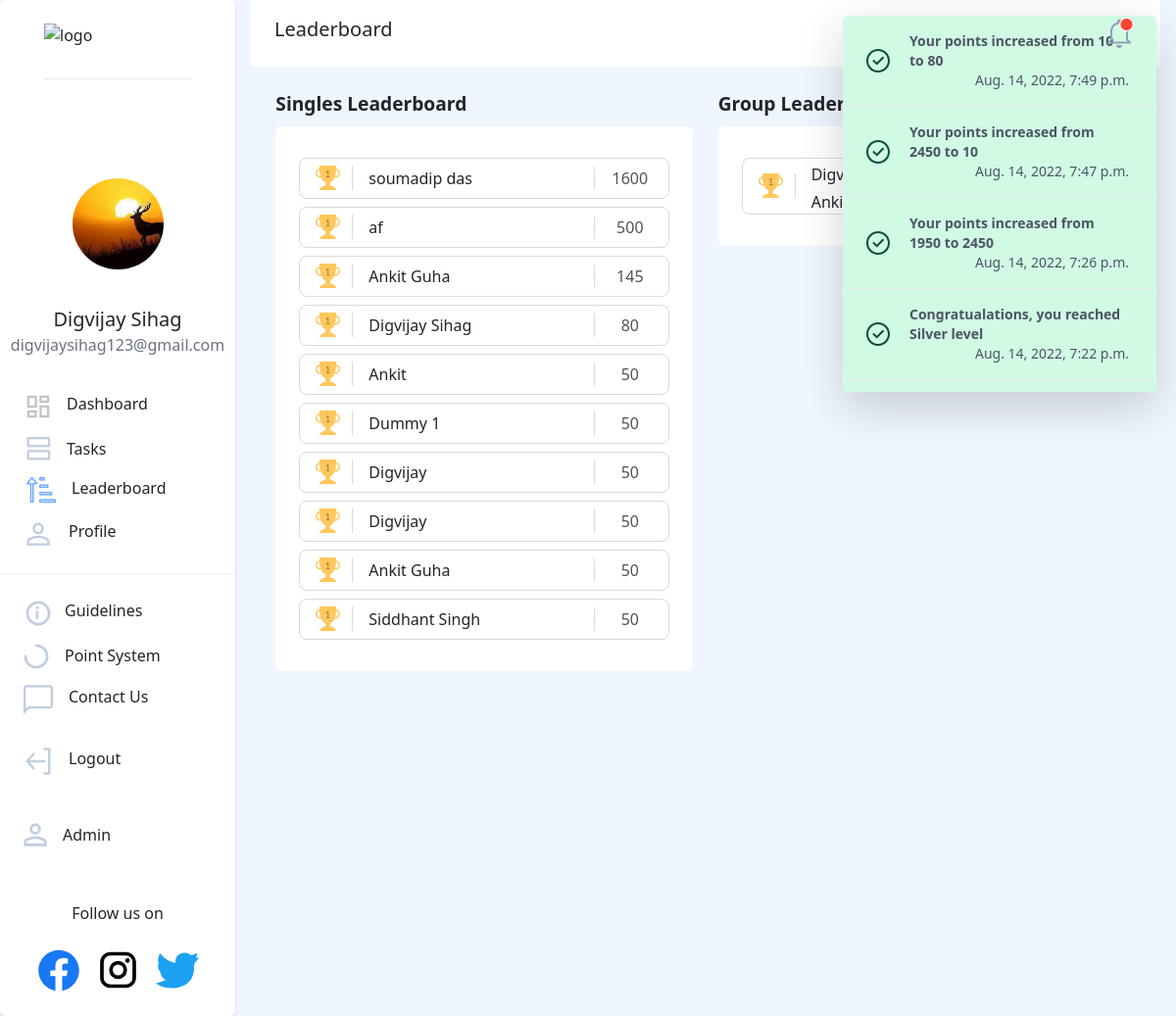
The page /leaderboard/ (signed in) on the database as committed earlier.
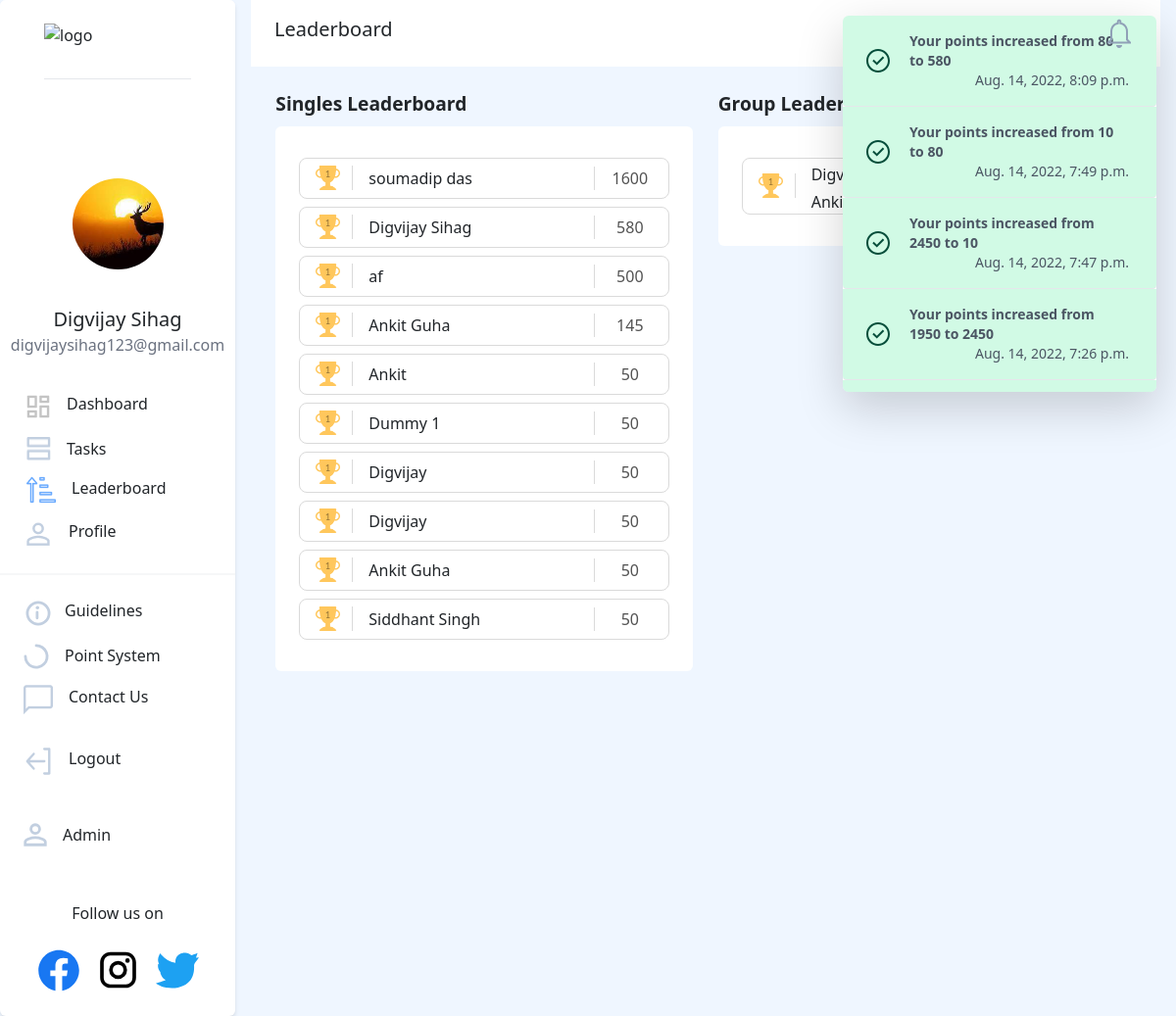
The same page on the database as committed later.
### users/models.py (models this page shows, shortened)
class NewUser(AbstractBaseUser, PermissionsMixin):
    id = models.SlugField(primary_key=True, default=uuid.uuid4)
    alcherid = models.CharField(
        max_length=9, blank=True, unique=True, default=create_new_ref_number)
    img = models.ImageField(
        upload_to="image-uploads/", default='image-uploads/user.png')
    email = models.EmailField(_('email address'), unique=True)
    username = models.CharField(max_length=150, unique=False, default="user")
    firstname = models.CharField(max_length=150, blank=True)
    phone = PhoneNumberField(unique=False, blank=True)
    graduation_year = models.CharField(max_length=200, unique=False)
    college_state = models.CharField(max_length=200, unique=False)
    college_city = models.CharField(max_length=200, unique=False)
    college_name = models.CharField(max_length=200, unique=False)
    position_of_responsibility = models.CharField(
        max_length=200, unique=False, blank=True)
    interested_modules = models.CharField(
        max_length=200, unique=False, blank=True)
    instahandle = models.CharField(
        max_length=200, blank=True, unique=True, )
    referred_by = models.CharField(
        max_length=9, blank=True)
    referrals = models.IntegerField(default=0)
    date_joined = models.DateTimeField(default=timezone.now)
    provider = models.CharField(max_length=200, unique=False, default="email")
    about = models.TextField(_('about'), max_length=500, blank=True)
    is_staff = models.BooleanField(default=False)
    is_active = models.BooleanField(default=False)
    objects = CustomAccountManager()
    points = models.IntegerField(default=250)
    tasks = models.IntegerField(default=0)
    USERNAME_FIELD = 'email'
    REQUIRED_FIELDS = ['firstname']

class UserGroup(models.Model):
    id = models.SlugField(primary_key=True, default=uuid.uuid4)
    leader = models.ForeignKey(
        'NewUser', related_name='leader', on_delete=models.CASCADE)
    executive = models.ForeignKey(
        'NewUser', related_name='executive', on_delete=models.CASCADE)
    college_state = models.CharField(max_length=200, unique=False)
    college_city = models.CharField(max_length=200, unique=False)
    college_name = models.CharField(max_length=200, unique=False)
    @property
    def getPoints(self):
        return self.leader.points + self.executive.points
    referred_by = models.CharField(
        max_length=9, blank=True)

### dashboard/models.py (models this page shows, shortened)
class Notifications(models.Model):
    TYPECHOICES = [
        ('Success', 'Success'),
        ('Warning', 'Warning'),
        ('Info', 'Info'),
    ]
    id = models.SlugField(primary_key=True, default=uuid.uuid4)
    message = models.CharField(max_length=200)
    user = models.ForeignKey(
        'users.NewUser', default=None, null=True,blank=True, on_delete=models.CASCADE)
    created_on = models.DateTimeField(default=timezone.now)
    type = models.CharField(max_length=200,choices=TYPECHOICES)
    isread=models.BooleanField(default=False)

### dashboard/views.py (the view)
# urls.py: path('leaderboard/', dashboard_views.leaderboard, name='leaderboard'),
@login_required
def leaderboard(request):
    notification_list = Notifications.objects.filter(
            Q(user=request.user) | Q(user=None)).order_by('-created_on')
    isread = True
    notification_list = Notifications.objects.filter(
        Q(user=request.user) | Q(user=None)).order_by('-created_on')
    for notif in notification_list:
        if not notif.isread:
            isread = False
            break
    users = NewUser.objects.all().order_by('-points')[:10]
    teamPoints=[]
    teamPoints.append(UserGroup.objects.first().getPoints)
    groupUsers=sorted(UserGroup.objects.all(), key=lambda t: t.getPoints,reverse=True)[:5]
    paginator1 = Paginator(users,5)
    paginator2 = Paginator(groupUsers,5)
    page_number1 = request.GET.get('page')
    page_number2 = request.GET.get('page')
    page_obj1= paginator1.get_page(page_number1)
    page_obj2= paginator2.get_page(page_number2)
    context = {
        'heading': "Leaderboard",
        'users': users,
        'grpusers': groupUsers,
        'notification_list': notification_list, 'isread': isread,
        'index': page_obj1,
        'index1':page_obj2,
    }
    return render(request, 'dashboard/complete_leaderboard.html', context)

### templates/dashboard/complete_leaderboard.html (shortened to what this page needs)
{% extends '../basic.html'%}
{% load static %}
{% block body %}
<body class="bg-blue-50 ">
    <div class="flex">
        {% include "../navbar.html" %}
        <div style="display: flex; flex-direction: row; justify-content: space-evenly; " class="leaderboard-body">
            <div class="leaderboard1" style="display:flex; flex-direction: column;">
                <div class="mt-4" style="font-size: larger;font-weight: bolder;">Singles Leaderboard</div>
                <div class="flex">
                    <div class="bg-white mt-2 rounded p-6 leaderboard-ind">
                        {% for user in users %}
                        <div class="px-3 my-2"
                            style="border: 1px solid rgb(218, 218, 218); border-radius: 8px; display: flex; align-items: center;">
                            <div class="pr-3" style="border-right: 1px solid rgb(218, 218, 218)"><img
                                    src="{% static 'images/gold.png' %}"></div>
                            <div class="ml-4 my-2">{{ user.firstname }} {{ user.lastname }}</div>
                            <div class="ml-auto pl-3"
                                style="border-left: 1px solid rgb(218, 218, 218);color: rgb(82, 82, 82); width:60px; text-align: center;">
                                {{ user.points }}</div>
                        </div>
                        {% endfor %}
                    </div>
                </div>
            </div>
            <div class="leaderboard2" style="display:flex; flex-direction: column;">
                <div class="mt-4" style="font-size: larger;font-weight: bolder;">Group Leaderboard</div>
                <div class="flex">
                    <div class="bg-white mt-2 rounded p-6 leaderboard-ind">
                        {% for user in grpusers %}
                        <div class="px-3 my-2"
                            style="border: 1px solid rgb(218, 218, 218); border-radius: 8px; display: flex; align-items: center;">
                            <div class="pr-3" style="border-right: 1px solid rgb(218, 218, 218)"><img
                                    src="{% static 'images/gold.png' %}"></div>
                            <div class="names" style="display: flex; flex-direction: column;">
                                <div class="ml-4 " style="margin-top:4px;">{{ user.leader.firstname }} {{ user.leader.lastname }} </div>
                                <div class="ml-4 " style="margin-top:4px;">{{ user.executive.firstname }} {{ user.executive.lastname }}
                                </div>
                            </div>
                            <div class="ml-auto pl-3"
                                style="border-left: 1px solid rgb(218, 218, 218);color: rgb(82, 82, 82); width:60px; text-align: center;">
                                {{ user.leader.points }}</div>
                        </div>
                        {% endfor %}
                    </div>
                </div>
            </div>
        </div>
    </div>
</body>
{%endblock%}

### templates/basic.html (shortened to what this page needs)
{% load static %}
<!DOCTYPE html>
<html>
<head>
    <link rel="stylesheet" href="https://unpkg.com/aos@next/dist/aos.css" />
    <link rel="stylesheet" href="https://use.fontawesome.com/releases/v5.7.2/css/all.css"
>
    <link rel="stylesheet" href="https://cdn.jsdelivr.net/npm/@popperjs/core@2.11.5/dist/umd/popper.min.js">
    <link href="https://cdn.jsdelivr.net/npm/bootstrap@5.2.0/dist/css/bootstrap.min.css" rel="stylesheet">
    <link rel="stylesheet" href="https://cdn.jsdelivr.net/npm/bootstrap-icons@1.3.0/font/bootstrap-icons.css" />
    <link href="https://unpkg.com/tailwindcss@^2/dist/tailwind.min.css" rel="stylesheet">
</head>
<body>
    {% load static %}
    {% block body %} {% endblock %}
    <br/><br/><br/>
</body>
</html>

### templates/navbar.html (shortened to what this page needs)
{% load static %}
<nav class="hidden sm:block bg-white h-screen border-gray-400 rounded ">
  <div class="flex flex-col justify-center bg-white border-gray-400 rounded shadow-md">
    <a href="/"><img src="https://i.ibb.co/28C2v0b/image.png" class="mt-6 mx-auto pb-3 border-b" width="150px"
        height="40px" alt="logo" border="0" /></a>
    <div class="flex flex-col justify-center" style="margin:1.5vh 0;align-items: center;">
      <div id="profile-value" class="absolute">
        <img src="{{request.user.img.url}}" width="93px" alt="profile pic" border="0" class="mx-auto rounded-full">
      </div>
      <div class="pt-4 font-medium text-xl text-center" style="margin-top:-60px;">{{request.user.firstname}}</div>
      <div class="text-gray-500 text-base font-normal text-center">{{request.user.email}}</div>
    </div>
    <div class="elements flex flex-col justify-center" style="margin:1vh 0;padding:1vh 0">
      <div>
        <a href="{% url 'dashboard_page' %}"
          class="rounded-full flex flex-nowrap pl-6 w-60 hover:border-0 hover:bg-gray-100 hover:no-underline"
          style="padding-top:1vh;padding-bottom:1vh">
          {% if heading == 'Dashboard' %}
          <img src="{% static 'icons/dashboard-active.png' %}" />
          {% else %}
          <img src="{% static 'icons/dashboard.png' %}" />
          {% endif %}
          <p class="pl-4 hover:no-underline" style="transform: translate(-2px,0)">Dashboard</p>
        </a>
      </div>
      <div>
        <a href="{% url 'tasks' %}"
          class="rounded-full flex flex-nowrap pl-6 w-60 hover:border-0 hover:bg-gray-100 hover:no-underline"
          style="padding-top:1vh;padding-bottom:1vh; transform: translate(3px,0)">
          {% if heading == 'Tasks' %}
          <img src="{% static 'icons/tasks-active.png' %}" />
          {% else %}
          <img src="{% static 'icons/tasks.png' %}" />
          {% endif %}
          <p class="pl-4 hover:no-underline">Tasks</p>
        </a>
      </div>
      <div>
        <a href="{% url 'leaderboard' %}"
          class="rounded-full flex flex-nowrap pl-6 w-60 hover:border-0 hover:bg-gray-100 hover:no-underline"
          style="padding-top:1vh;padding-bottom:1vh; transform: translate(3px,0)">
          {% if heading == 'Leaderboard' %}
          <img src="{% static 'icons/leaderboard-active.png' %}" />
          {% else %}
          <img src="{% static 'icons/leaderboard.png' %}" />
          {% endif %}
          <p class="pl-4 hover:no-underline">Leaderboard</p>
        </a>
      </div>
      <div>
        <a href="{% url 'profile' %}"
          class="rounded-full flex flex-nowrap w-60 pl-6 hover:border-0 hover:bg-gray-100 mb-3 hover:no-underline"
          style="cursor:pointer;padding-top:1vh;padding-bottom:1vh">
          {% if heading == 'Profile' %}
          <img src="{% static 'icons/profile-active.png' %}" />
          {% else %}
          <img src="{% static 'icons/profile.png' %}" />
          {% endif %}
          <p class="pl-4 no-underline">Profile</p>
        </a>
      </div>
      <hr class="border bg-gray-200" />
      <a href="{% url 'guidelines' %}"
        class="rounded-full flex flex-nowrap w-60 pl-6 hover:border-0 hover:bg-gray-100 hover:no-underline mt-3"
        style="cursor:pointer;padding-top:1vh;padding-bottom:1vh">
        <p class="pl-3 no-underline">Guidelines</p>
      </a>
      <a href="{% url 'scoring' %}"
        class="rounded-full flex flex-nowrap w-60 pl-6 hover:border-0 hover:bg-gray-100 hover:no-underline"
        style="cursor:pointer;padding-top:1vh;padding-bottom:1vh">
        <p class="pl-4 no-underline">Point System</p>
      </a>
      <a href="{% url 'contactus' %}"
        class="rounded-full flex flex-nowrap w-60 pl-6 hover:border-0 hover:bg-gray-100 hover:no-underline"
        style="cursor:pointer;padding-top:1vh;padding-bottom:1vh">
        {% if heading == 'Contact us' %}
        <img src="{% static 'icons/contactus-active.png' %}" />
        {% else %}
        <img src="{% static 'icons/contactus.png' %}" />
        {% endif %}
        <p class="pl-4 no-underline">Contact Us</p>
      </a>
      <a href="{% url 'logout' %}"
        class="side rounded-full flex flex-nowrap py-4 pl-6 w-60 hover:border-0 hover:bg-gray-100 hover:no-underline"
        style="cursor:pointer;padding-top:1vh;padding-bottom:1vh">
        <p class="pl-4 no-underline">Logout</p>
      </a>
      {% if request.user.is_staff %}
      <a href="/admin"
        class="rounded-full flex flex-nowrap py-4 w-60 pl-6 hover:border-0 hover:bg-gray-100 mb-3 hover:no-underline"
        style="cursor:pointer;padding-top:1vh;padding-bottom:1vh">
        <p class="pl-4 no-underline">Admin</p>
      </a>
      {%endif%}
    </div>
    <div>
      <div style="text-align:center">
        <p class="px-8" style="font-weight:500;">Follow us on</p>
        <div class=" flex justify-center space-x-4 m-4">
          <a style="cursor:pointer;" href="https://www.facebook.com/alcheringaiitg" target="_blank"></a>
          <a style="cursor:pointer;" href="https://www.instagram.com/alcheringaiitg/" target="_blank"></a>
          <a style="cursor:pointer;" href="https://twitter.com/alcheringaiitg" target="_blank"></a>
        </div>
      </div>
    </div>
  </div>
</nav>
<div class="mx-3 flex-grow" x-data="{ dropdownOpen: false }">
  <nav class=" px-6 py-3 flex justify-between bg-white sm:bg-none -mx-4 mx-0">
    <a class=" font-medium text-xl ">{{ heading }}</a>
    {%include 'navbarnotifications.html'%}
  </nav>

### templates/navbarnotifications.html (shortened to what this page needs)
{% load static %}
<button @click="dropdownOpen = !dropdownOpen" id="notif_unread" style="z-index:100;">
    {% if isread %}
    <img src="{% static 'icons/notifications-read.png' %}" id="notif_unread_img"/>
    {% else %}
    <img src="{% static 'icons/notifications-unread.png' %}" id="notif_unread_img"/>
    {% endif %}
</button>
<div x-show="dropdownOpen" @click="dropdownOpen = false" class="fixed inset-0 h-full w-full z-10"></div>
<div x-show="dropdownOpen" class="absolute right-0 bg-white rounded-md shadow-lg overflow-y-scroll max-h-96 z-20 lg:mx-5"
    style="width:20rem;" id="dropdown" style="display:none;">
    {% for notification in notification_list %}
    {% if notification.type == 'Info' %}
    <div>
        <a class="flex items-center px-4 py-3 border-b hover:bg-blue-300 bg-blue-100 rounded-b text-blue-900">
            <div class="py-1"><svg class="fill-current h-6 w-6 text-teal-500 mr-4" xmlns="http://www.w3.org/2000/svg"
                    viewBox="0 0 20 20">
                    <path
                        d="M2.93 17.07A10 10 0 1 1 17.07 2.93 10 10 0 0 1 2.93 17.07zm12.73-1.41A8 8 0 1 0 4.34 4.34a8 8 0 0 0 11.32 11.32zM9 11V9h2v6H9v-4zm0-6h2v2H9V5z" />
                </svg>
            </div>
            <p class="text-gray-600 text-sm mx-1 flex-grow">
                <span class="font-bold" href="#">{{notification.message}}</span>
                <br /><span class="font-thin float-right" href="#">{{notification.created_on}}</span>
            </p>
        </a>
    </div>
    {% elif notification.type == 'Success' %}
    <div>
        <a class="flex items-center px-4 py-3 border-b hover:bg-green-300 bg-green-100 rounded-b text-green-900">
            <div class="py-1">
            </div>
            <div class="text-gray-600 text-sm mx-1 flex-grow">
                <span class="font-bold" href="#">{{notification.message}}</span>
                <br /><span class="font-thin float-right" href="#">{{notification.created_on}}</span>
            </div>
        </a>
    </div>
    {% endif %}
    {% endfor %}
</div>

### templates/dashboard/complete_leaderboard.html (style rules this page uses)
@media only screen and (min-width: 720px) { .leaderboard-ind { width: 35.5vw; } }

Rows that differ between the two databases and show on the page:
no longer on this page (row edited): Notifications: message "Congratualations, you reached Silver level", created_on "Aug. 14, 2022, 7:22 p.m."
changed NewUser "Digvijay Sihag": points "80" → "580"; moves up the list
added Notifications: message "Your points increased from 80 to 580", created_on "Aug. 14, 2022, 8:09 p.m."
